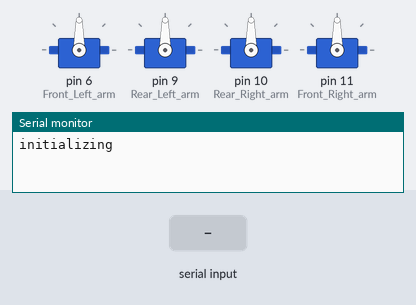
Bench run of a sketch on a simulated Arduino Uno, built with avr-gcc and run on an emulated ATmega328P. Parts: 4 × servo, the last lines printed to the serial monitor. Inputs (shaded band) come from the test bench.

Above: at 1.2 s.
1.3 s: "1" received over Serial
At 1.9 s:
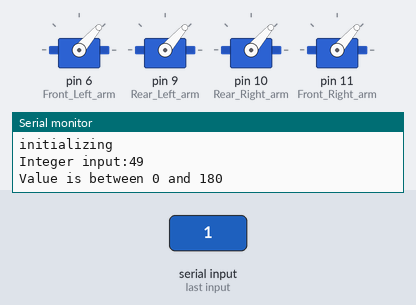
2.8 s: "0" received over Serial
At 4.2 s:
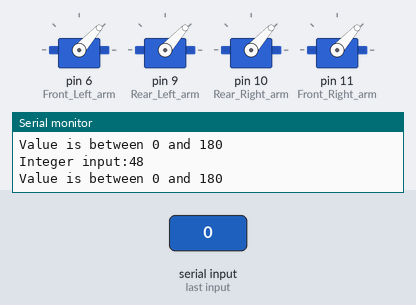
Timing chart, 0 to 5.8 s (numbered marks = the images above; inputs shaded):
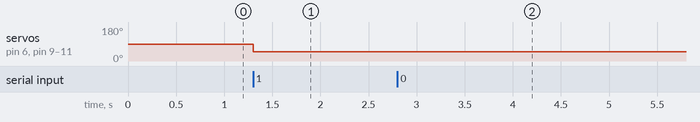

Measured:
- after the input at 1.3 s, servo on pin 6 (Front_Left_arm), servo on pin 9 (Rear_Left_arm), servo on pin 10 (Rear_Right_arm), servo on pin 11 (Front_Right_arm): 90° → 49° at once
- after the input at 2.8 s, servo on pin 6 (Front_Left_arm), servo on pin 9 (Rear_Left_arm), servo on pin 10 (Rear_Right_arm), servo on pin 11 (Front_Right_arm): 49° → 48° at once

The sketch:

Quadcopter_FlightControl_v1_2.ino
```cpp
/* This is a re-written program of ESC-TEST2.ino file */
/* version 1.2 */
/* Author : Subramaniya Sai S */
/* ******** NOT-TESTED - WORKING CODE ******** */

 #include <Servo.h>

Servo Front_Left_arm;        //6
Servo Rear_Left_arm;         //9
Servo Rear_Right_arm;        //10
Servo Front_Right_arm;       //11

String incomingString;

void setup()
{
  Front_Left_arm.attach(6);
  Rear_Left_arm.attach(9);
  Rear_Right_arm.attach(10);
  Front_Right_arm.attach(11);
  Serial.begin(9600);
  Serial.println("initializing");
  incomingString="";
}


void loop()
{
   if(Serial.available() > 0)
   {
      int val = Serial.read();
//      if(ch==10)
      {
//        Serial.println();
//        Serial.print("String input:");
//        Serial.println(incomingString);

//        int val=incomingString.toInt();
        Serial.print("Integer input:");
        Serial.println(val);

        if (val > -1 && val < 181)
        {
          Serial.println("Value is between 0 and 180");
          Front_Left_arm.write(val);
          Rear_Left_arm.write(val);
          Rear_Right_arm.write(val);
          Front_Right_arm.write(val);
        }
        else
        {
          Serial.println("ERROR: Value is NOT between 0 and 180");
        }
        incomingString="";
      }
//      incomingString+=ch;
   }
}
```
